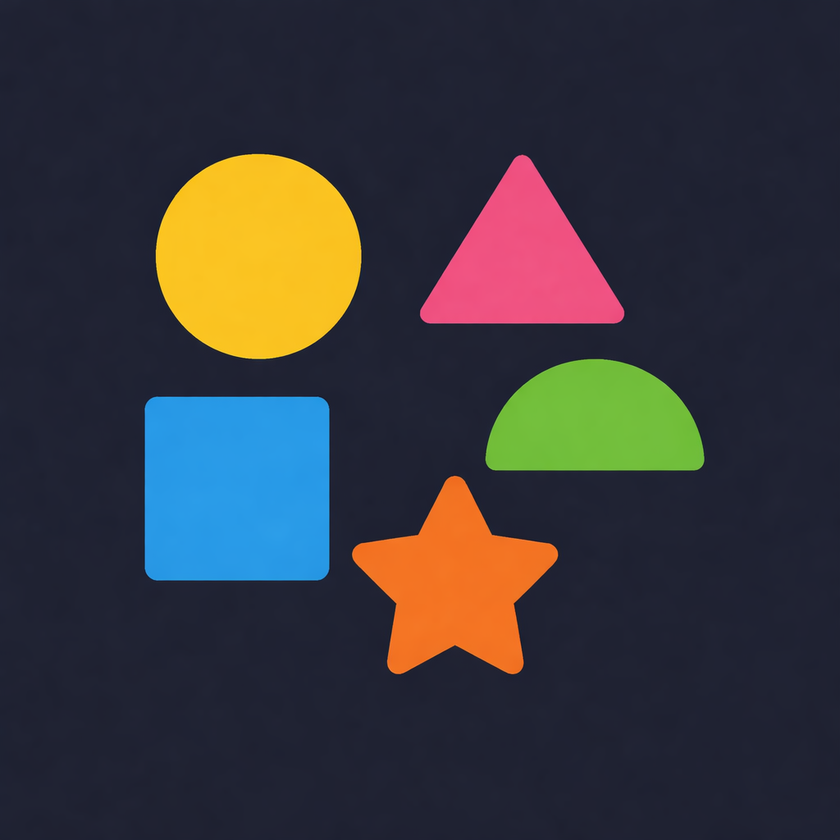
#> input picture Image5.png, 840 x 840 px, shrunk from 1024 x 1024 before the run
$ python C3_HitOrMiss.py
#> lines starting #> are read from the running program, lines starting #| are printed output that depends on the picture; after the words box and inside, x2 and y2 are one past the last pixel; in counts of white or black regions, pixels touching at a corner belong together
import cv2
import numpy as np

img = cv2.imread("Image5.png", 0)
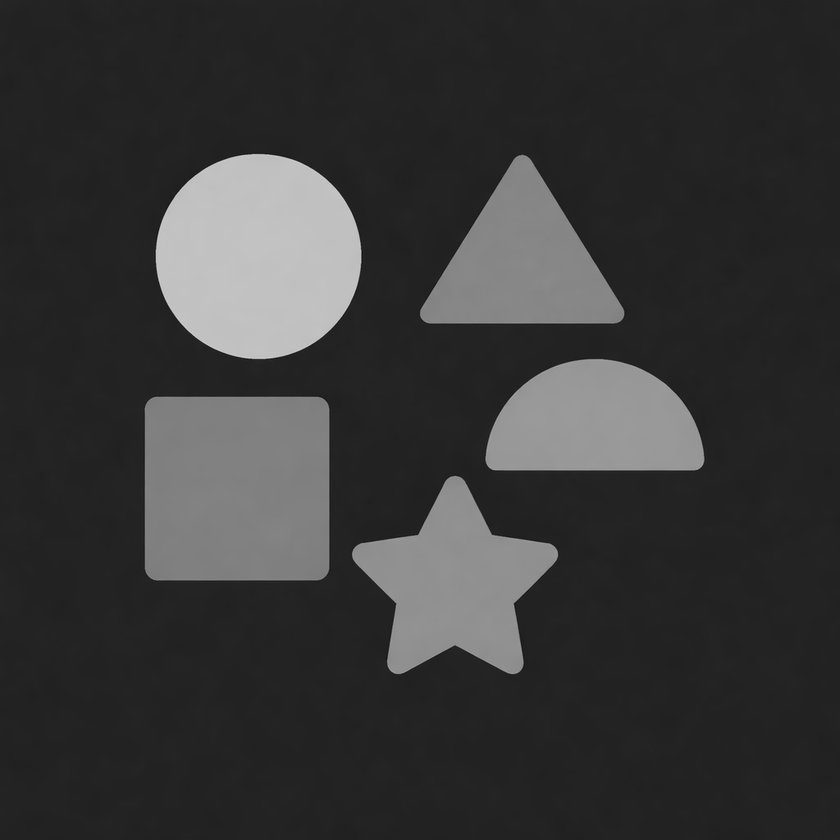
#> img: shape (840, 840); min 18, max 209, mean 55.8
_, binary = cv2.threshold(img, 127, 255, cv2.THRESH_BINARY)
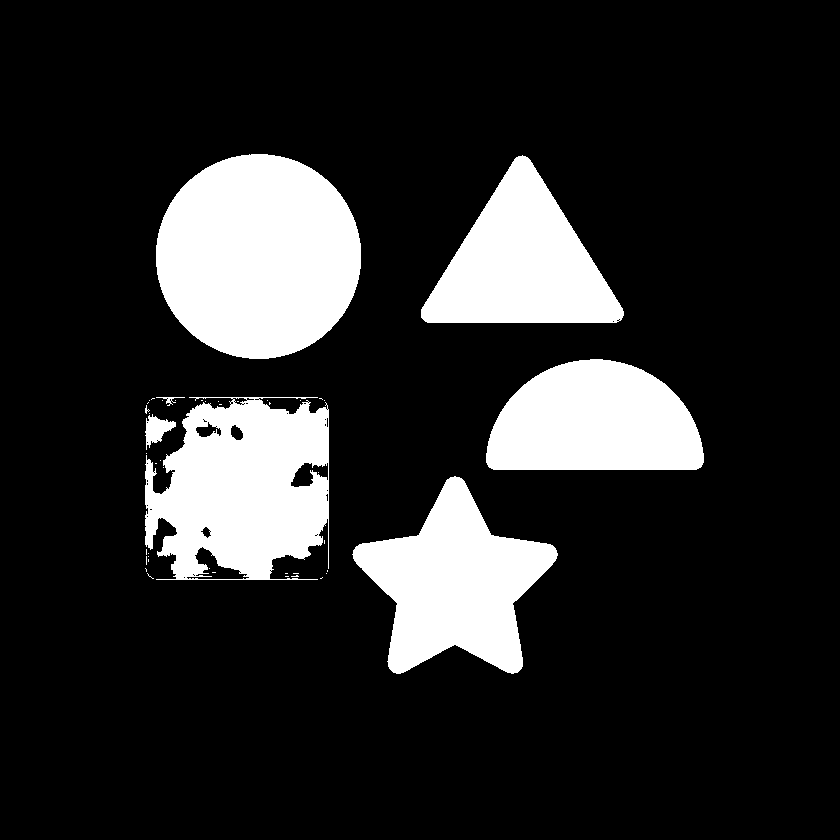
#> binary: shape (840, 840); 16.8% white; 46 white regions (39 under 20 px), largest, box (x1, y1, x2, y2) and area: (156, 154, 361, 359) 33090, (145, 397, 329, 580) 25193, (352, 476, 558, 674) 21317

kernel1 = np.array([[1,1,1],
                    [0,1,0],
                    [0,0,0]], dtype=np.uint8)

kernel2 = np.array([[0,0,0],
                    [1,0,1],
                    [1,1,1]], dtype=np.uint8)

erode1 = cv2.erode(binary, kernel1)
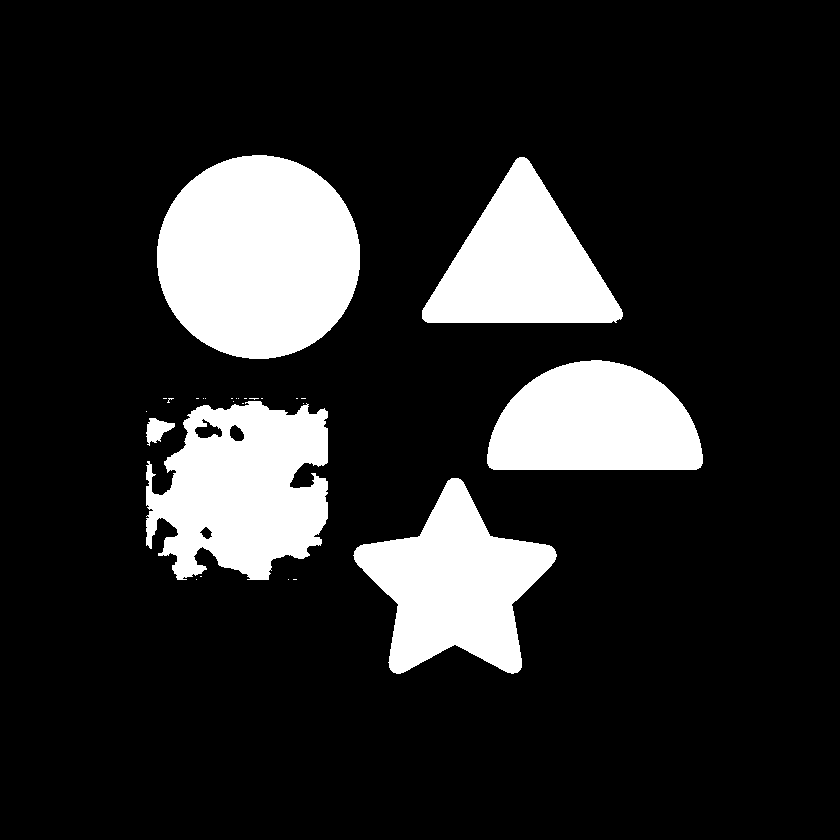
#> erode1: shape (840, 840); 16.3% white; 27 white regions (21 under 20 px), largest, box (x1, y1, x2, y2) and area: (157, 155, 360, 359) 32595, (146, 401, 328, 580) 23643, (353, 478, 557, 674) 20797, (487, 360, 703, 470) 18720, (422, 157, 623, 323) 18548, (146, 418, 175, 446) 440

inv = cv2.bitwise_not(binary)
erode2 = cv2.erode(inv, kernel2)
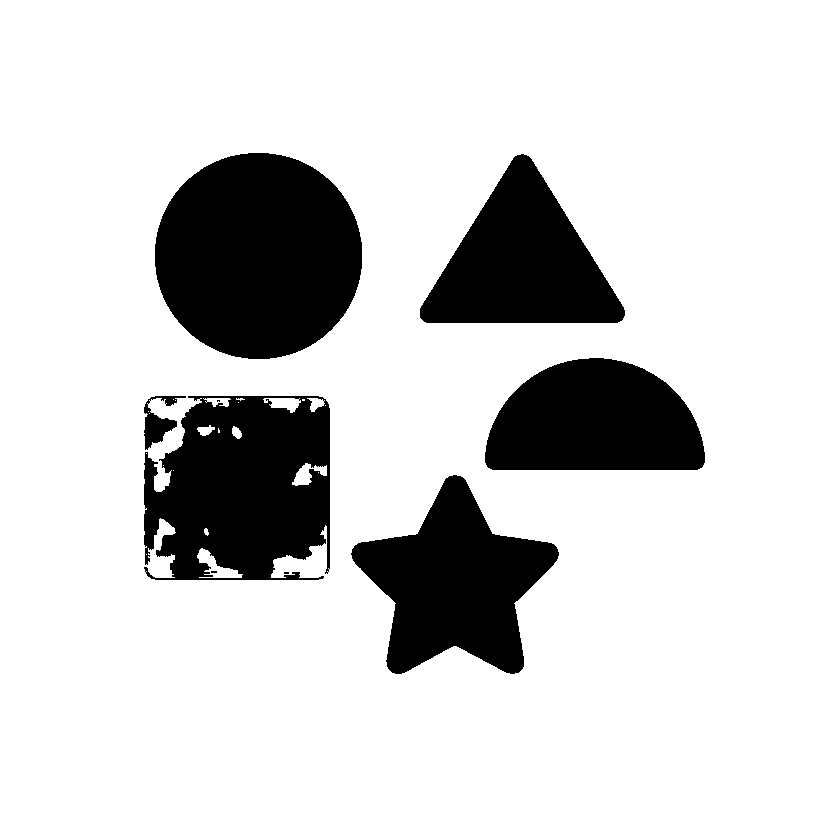
#> erode2: shape (840, 840); 82.6% white; 9 black regions (3 under 20 px), largest, box (x1, y1, x2, y2) and area: (155, 153, 362, 359) 33708, (144, 396, 330, 580) 27203, (351, 475, 559, 674) 21999, (420, 154, 625, 323) 19627, (485, 358, 705, 470) 19590, (144, 396, 186, 450) 899

hitmiss = cv2.bitwise_and(erode1, erode2)
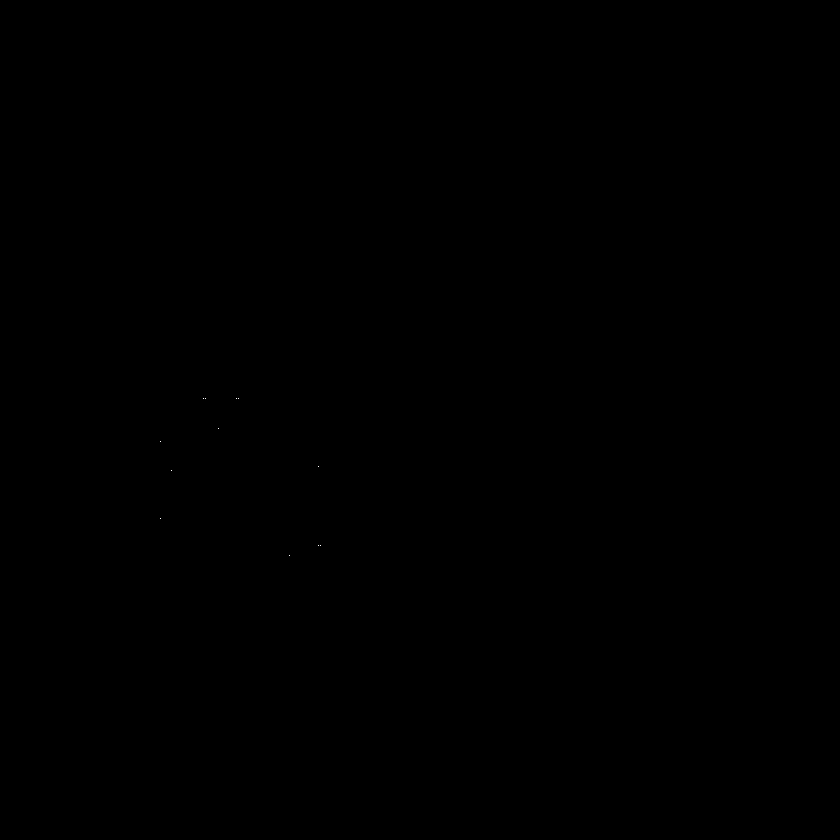
#> hitmiss: shape (840, 840); 0% white in thin lines or dots, all inside (x1, y1, x2, y2) = (160, 398, 321, 556)

cv2.imwrite("Hit-or-Miss.jpg", hitmiss)
cv2.waitKey(0)

$ run again, with Image3.png copied over Image5.png
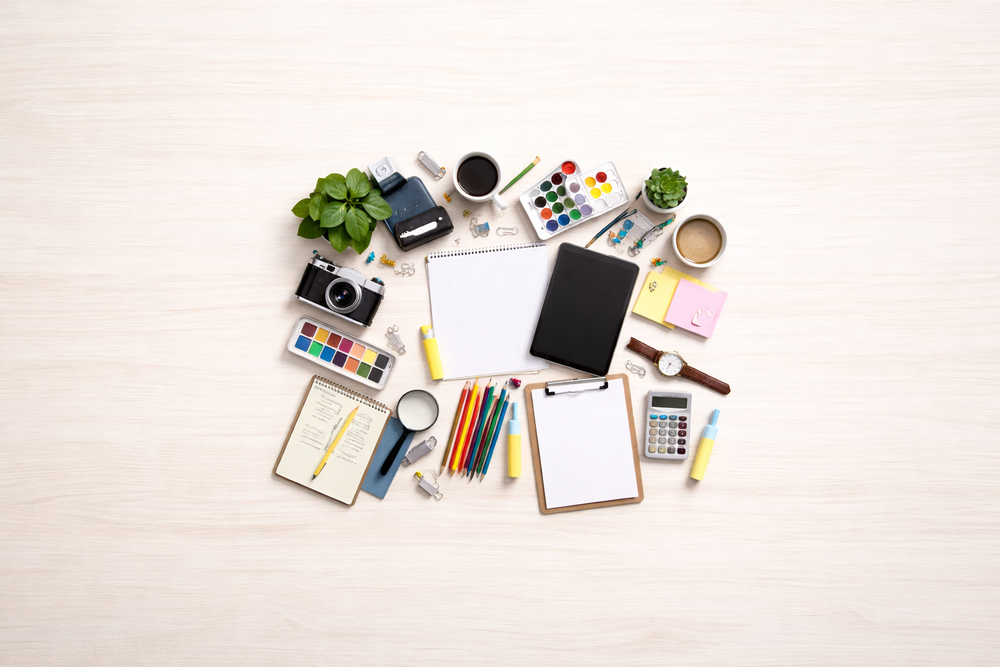
#> input picture Image3.png, 1000 x 667 px, shrunk from 1536 x 1024 before the run
#> `_, binary = cv2.threshold(img, 127, 255, cv2.THRESH_BINARY)`:
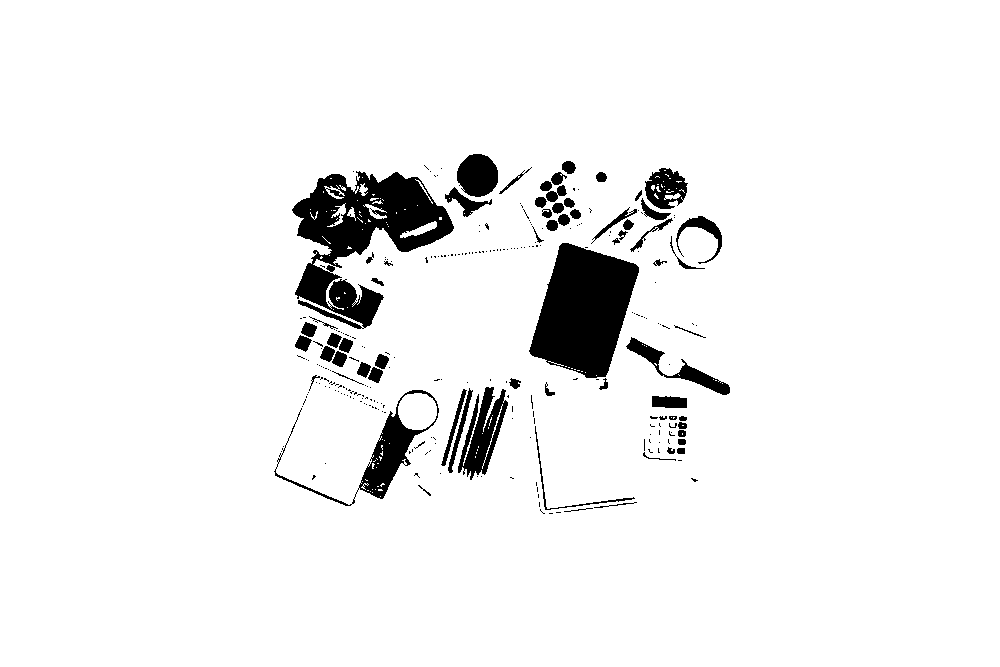
#> binary: shape (667, 1000); 94.4% white; 280 black regions (213 under 20 px), largest, box (x1, y1, x2, y2) and area: (292, 171, 454, 329) 11396, (529, 243, 639, 378) 9770, (274, 390, 439, 506) 2765
#> erode1: shape (667, 1000); 93.2% white; 112 black regions (57 under 20 px), largest, box (x1, y1, x2, y2) and area: (291, 171, 455, 330) 12853, (528, 243, 640, 391) 10220, (273, 375, 440, 507) 3884
#> `erode2 = cv2.erode(inv, kernel2)`:
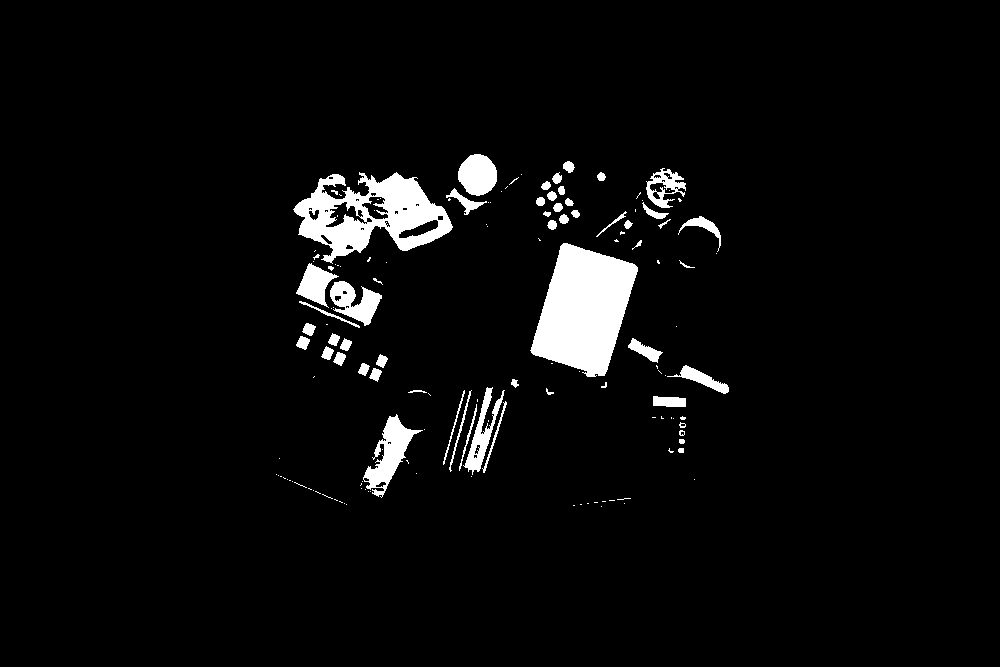
#> erode2: shape (667, 1000); 4.3% white; 146 white regions (91 under 20 px), largest, box (x1, y1, x2, y2) and area: (530, 243, 638, 377) 9326, (293, 172, 453, 264) 7051, (363, 414, 423, 498) 1792
#> hitmiss: shape (667, 1000); 0% white in thin lines or dots, all inside (x1, y1, x2, y2) = (334, 181, 679, 417)

$ run again, with Image4.png copied over Image5.png
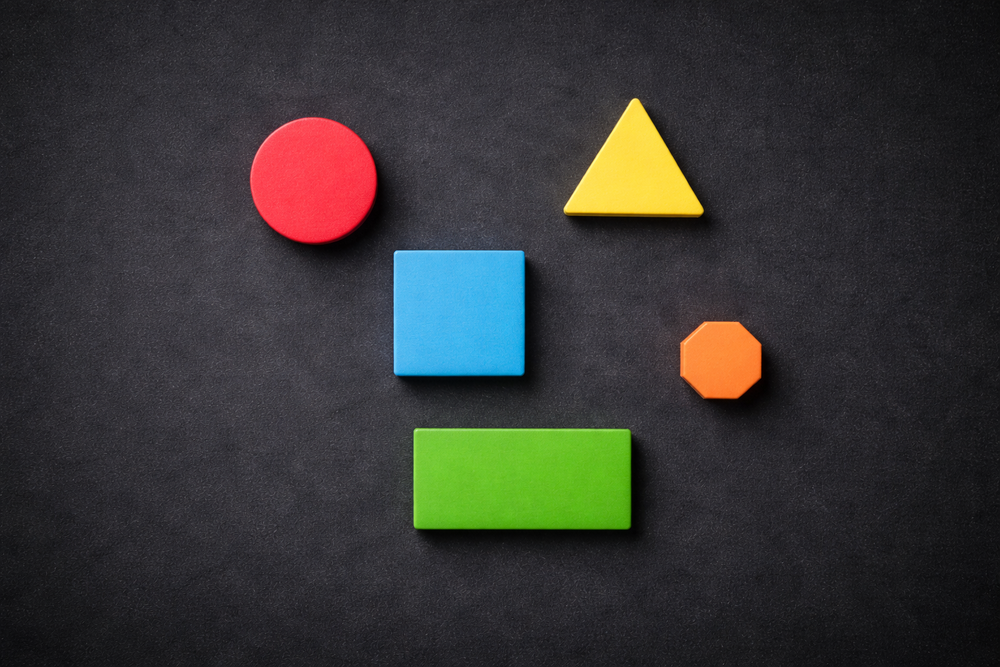
#> input picture Image4.png, 1000 x 667 px, shrunk from 1536 x 1024 before the run
#> `_, binary = cv2.threshold(img, 127, 255, cv2.THRESH_BINARY)`:
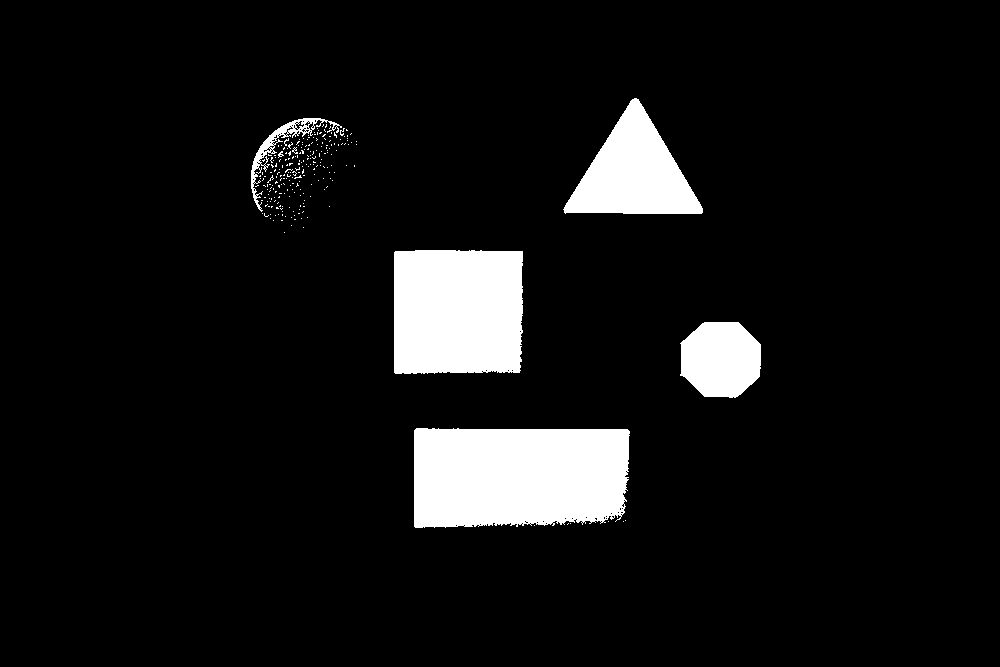
#> binary: shape (667, 1000); 7.7% white; 244 white regions (238 under 20 px), largest, box (x1, y1, x2, y2) and area: (414, 428, 630, 528) 20265, (394, 250, 523, 374) 15651, (563, 98, 703, 214) 8714, (680, 322, 761, 398) 4993, (251, 118, 342, 212) 1078, (278, 151, 284, 158) 20
#> erode1: shape (667, 1000); 7.3% white; 44 white regions (38 under 20 px), largest, box (x1, y1, x2, y2) and area: (415, 429, 629, 528) 19699, (395, 251, 522, 374) 15257, (564, 99, 702, 214) 8347, (681, 323, 760, 398) 4806, (252, 119, 324, 180) 366, (289, 130, 298, 134) 21
#> `erode2 = cv2.erode(inv, kernel2)`:
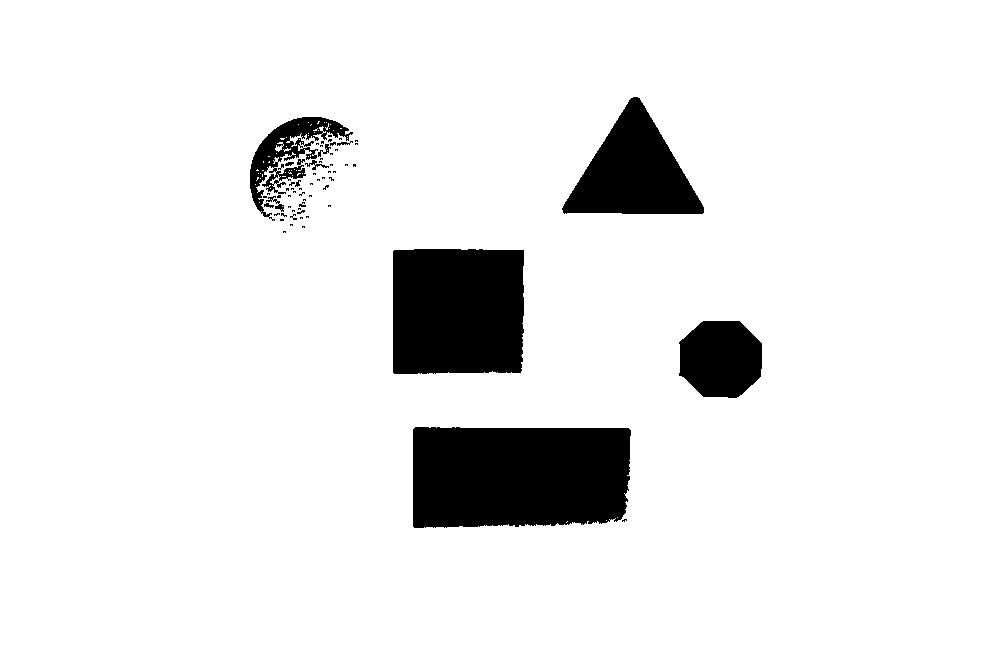
#> erode2: shape (667, 1000); 91.7% white; 65 black regions (52 under 20 px), largest, box (x1, y1, x2, y2) and area: (413, 427, 631, 528) 20909, (393, 249, 524, 374) 16086, (562, 97, 704, 214) 9089
#> hitmiss: shape (667, 1000); 0% white in thin lines or dots, all inside (x1, y1, x2, y2) = (261, 130, 625, 528)
